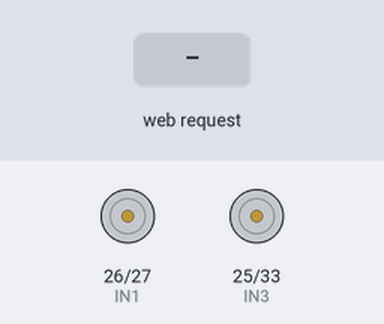
Bench run of a sketch on a simulated ESP32. Parts: motor-driver pin pairs drawn as motors (green arrow = first pin HIGH = forward, orange = second pin HIGH = backward, longer = more drive, scaled by the enable pin). The inputs (shaded band) are chosen by the test bench. What the sketch prints to the serial monitor is not drawn.

Above: at 1.2 s.
1.3 s: HTTP request GET /c?a=F received
At 1.6 s:
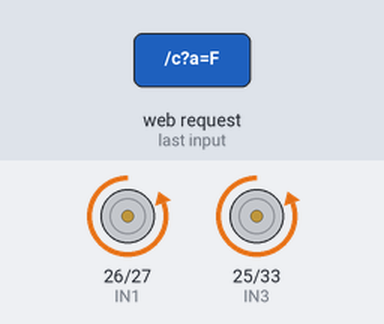
2.8 s: HTTP request GET /c?a=B received
At 3.9 s:
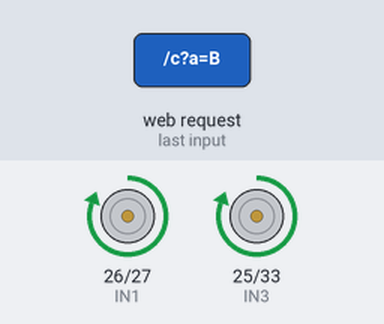
4.3 s: HTTP request GET /c received
At 5.1 s:
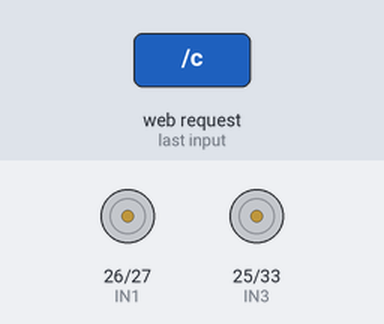
Timing chart, 0 to 7.3 s (numbered marks = the images above; inputs shaded):
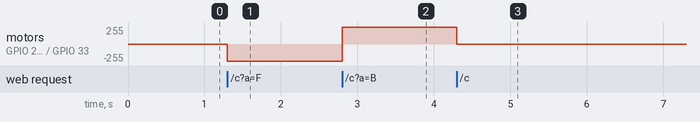

Measured:
- after the input at 1.3 s, motor on GPIO 26 (IN1) / GPIO 27 (IN2), motor on GPIO 25 (IN3) / GPIO 33 (IN4): stopped → backward 255/255 at once
- after the input at 2.8 s, motor on GPIO 26 (IN1) / GPIO 27 (IN2), motor on GPIO 25 (IN3) / GPIO 33 (IN4): backward 255/255 → forward 255/255 at once
- after the input at 4.3 s, motor on GPIO 26 (IN1) / GPIO 27 (IN2), motor on GPIO 25 (IN3) / GPIO 33 (IN4): forward 255/255 → stopped at once

The sketch:

code.ino
```cpp
#include <WiFi.h>
#include <WebServer.h>
#include <esp_wifi.h>

const char* ssid     = "CUJ";
const char* password = "142482830";

WebServer server(80);

#define ENA 14
#define IN1 26
#define IN2 27
#define ENB 32
#define IN3 25
#define IN4 33

// All tunable variables (live-adjustable from controller)
int motorSpeed = 255;  // 255=high  185=med  115=low
int turnInner  = 18;   // inner wheel % for smooth arc (4–60), steps of 2
int trimVal    = 0;    // direction balance (−20 to +20), steps of 2
                       // negative = slow left  positive = slow right

// Motor core
inline void setMotors(bool lFwd, bool rFwd, int lSpd, int rSpd) {
  int lF = lSpd, rF = rSpd;
  // Trim: each unit = 2% speed change on that motor side
  if (trimVal < 0) lF = lSpd * (100 + trimVal * 2) / 100;
  if (trimVal > 0) rF = rSpd * (100 - trimVal * 2) / 100;
  lF = constrain(lF, 0, 255);
  rF = constrain(rF, 0, 255);
  digitalWrite(IN1, lFwd ? LOW  : HIGH);
  digitalWrite(IN2, lFwd ? HIGH : LOW);
  digitalWrite(IN3, rFwd ? LOW  : HIGH);
  digitalWrite(IN4, rFwd ? HIGH : LOW);
  ledcWrite(ENA, lF);
  ledcWrite(ENB, rF);
}

inline void stopMotors() {
  digitalWrite(IN1,LOW); digitalWrite(IN2,LOW);
  digitalWrite(IN3,LOW); digitalWrite(IN4,LOW);
  ledcWrite(ENA,0); ledcWrite(ENB,0);
}

void execCmd(const String& cmd) {
  int s  = motorSpeed;
  int ti = s * turnInner / 100; // inner wheel for smooth L/R arc
  int ta = s * 45 / 100;        // inner wheel for diagonal combos

  // L/R = both motors FORWARD, inner wheel slowed → smooth arc (no spin)
  if      (cmd=="F")  setMotors(true,  true,  s,  s);
  else if (cmd=="B")  setMotors(false, false, s,  s);
  else if (cmd=="L")  setMotors(true,  true,  ti, s);
  else if (cmd=="R")  setMotors(true,  true,  s,  ti);
  else if (cmd=="FL") setMotors(true,  true,  ta, s);
  else if (cmd=="FR") setMotors(true,  true,  s,  ta);
  else if (cmd=="BL") setMotors(false, false, ta, s);
  else if (cmd=="BR") setMotors(false, false, s,  ta);
  else                stopMotors();
}

//  HTML
const char PAGE[] PROGMEM = R"html(
<!DOCTYPE html>
<html>
<head>
<meta name="viewport" content="width=device-width,initial-scale=1,user-scalable=no">
<meta name="apple-mobile-web-app-capable" content="yes">
<title>CUJ Robot</title>
<style>
*{box-sizing:border-box;margin:0;padding:0}

/* Portrait block */
@media(orientation:portrait){
  .rotmsg{display:flex!important}
  .app{display:none!important}
}
.rotmsg{
  display:none;position:fixed;inset:0;background:#fff;
  z-index:9999;flex-direction:column;align-items:center;
  justify-content:center;gap:14px;font-family:Arial,sans-serif;
}
.ri{font-size:3em;animation:ro 2s ease-in-out infinite}
@keyframes ro{0%,100%{transform:rotate(0)}55%{transform:rotate(90deg)}}
.rt{font-size:.68em;letter-spacing:3px;color:#556}

/* Fullscreen overlay */
.fso{
  position:fixed;inset:0;background:#fff;z-index:999;
  display:flex;flex-direction:column;
  align-items:center;justify-content:center;
  gap:14px;font-family:Arial,sans-serif;cursor:pointer;
}
.fi{font-size:3.5em;animation:pu 1.5s ease-in-out infinite}
@keyframes pu{0%,100%{transform:scale(1)}50%{transform:scale(1.1)}}
.fh{font-size:1.1em;color:#1e2a4a;letter-spacing:4px;font-weight:900}
.fp{font-size:.6em;color:#8898bb;letter-spacing:3px}
.fb{
  background:#1e2a4a;color:#fff;border:none;
  border-radius:24px;padding:11px 30px;
  font-size:.72em;letter-spacing:2px;font-weight:bold;cursor:pointer;
}

/* Shell */
html,body{width:100vw;height:100vh;overflow:hidden}
body{background:#f2f5ff;touch-action:none;user-select:none;font-family:Arial,sans-serif}
.app{width:100vw;height:100vh;display:flex;flex-direction:column}

/* ── Top bar ── */
.tb{
  height:42px;background:#1e2a4a;flex-shrink:0;
  display:flex;align-items:center;
  justify-content:space-between;
  padding:0 10px;gap:6px;
}
.logo{color:#00c8ff;font-size:.66em;font-weight:900;letter-spacing:4px;white-space:nowrap}

/* Control group */
.cg{display:flex;align-items:center;gap:3px}
.cgl{font-size:.43em;color:#5566aa;letter-spacing:2px;margin-right:2px;white-space:nowrap}

/* Speed buttons */
.spb{
  padding:3px 7px;border-radius:4px;border:none;
  font-size:.52em;font-weight:bold;cursor:pointer;
  background:#253050;touch-action:none;
  -webkit-tap-highlight-color:transparent;transition:all .1s;
}
.spb.h{color:#ff8a9a}.spb.m{color:#ffb347}.spb.l{color:#6ddc8b}
.spb.act.h{background:#e8003a;color:#fff}
.spb.act.m{background:#e07800;color:#fff}
.spb.act.l{background:#00a844;color:#fff}

/* Adj (+/−) buttons */
.adj{
  width:20px;height:20px;border-radius:50%;border:none;
  background:#253050;color:#7788aa;font-size:.8em;font-weight:bold;
  cursor:pointer;touch-action:none;
  display:flex;align-items:center;justify-content:center;
  -webkit-tap-highlight-color:transparent;
}
.adj:active{background:#00c8ff;color:#0a1428}
.av{font-size:.58em;font-weight:bold;min-width:28px;text-align:center;color:#00c8ff;white-space:nowrap}

/* Status */
.stpill{
  background:#253050;border-radius:14px;
  padding:2px 10px;text-align:center;min-width:88px;
}
.stl{font-size:.38em;color:#445;letter-spacing:2px}
.stv{font-size:.62em;color:#00c8ff;font-weight:bold}

/* ── Gamepad area ── */
.gp{flex:1;display:flex;overflow:hidden}

/* Left half: L | R side by side */
.lp{
  width:50%;height:100%;
  display:flex;flex-direction:row;
  border-right:2px solid #c8cee8;
}

/* Right half: F top, B bottom */
.rp{
  width:50%;height:100%;
  display:flex;flex-direction:column;
}

/* All gamepad buttons */
.gb{
  flex:1;border:none;cursor:pointer;
  display:flex;flex-direction:column;
  align-items:center;justify-content:center;
  gap:6px;touch-action:none;
  -webkit-tap-highlight-color:transparent;
  transition:background .06s;
  user-select:none;
}

/* Resting backgrounds */
#dL{background:#eef3ff;border-right:1px solid #c8cee8}
#dR{background:#eef3ff}
#dF{background:#edfff5;border-bottom:1px solid #c8cee8}
#dB{background:#fff4ee}

/* Arrow icon */
.ga{
  font-size:min(5.5em,11vw);
  line-height:1;pointer-events:none;
  transition:color .06s,transform .06s;
}
#dL .ga,#dR .ga{color:#5577cc}
#dF .ga{color:#22aa55}
#dB .ga{color:#cc4411}

/* Label */
.glb{font-size:.38em;letter-spacing:3px;pointer-events:none;transition:color .06s}
#dL .glb,#dR .glb{color:#8899cc}
#dF .glb{color:#55aa77}
#dB .glb{color:#cc7755}

/* Pressed states */
#dL.on,#dR.on{background:#1833bb}
#dF.on{background:#0a7a35}
#dB.on{background:#b02808}
.gb.on .ga{color:#ffffff!important;transform:scale(.88)}
.gb.on .glb{color:rgba(255,255,255,.65)!important}
</style>
</head>
<body>

<!-- Portrait warning -->
<div class="rotmsg">
  <div class="ri">&#128241;</div>
  <p class="rt">ROTATE DEVICE TO LANDSCAPE</p>
</div>

<!-- Fullscreen tap overlay -->
<div class="fso" id="fso">
  <div class="fi">&#9917;</div>
  <h2 class="fh">CUJ ROBOT</h2>
  <p class="fp">TAP TO ENTER FULLSCREEN</p>
  <button class="fb" onclick="startFS()">TAP TO START</button>
</div>

<!-- App -->
<div class="app" id="app">

  <!-- Top bar -->
  <div class="tb">
    <div class="logo">&#9917; CUJ</div>

    <!-- Speed -->
    <div class="cg">
      <span class="cgl">SPEED</span>
      <button class="spb h act" onpointerdown="setSp('high',this)">HI</button>
      <button class="spb m"     onpointerdown="setSp('medium',this)">MED</button>
      <button class="spb l"     onpointerdown="setSp('low',this)">LO</button>
    </div>

    <!-- Turn speed -->
    <div class="cg">
      <span class="cgl">TURN</span>
      <button class="adj" onpointerdown="adjTS(-2)">&#8722;</button>
      <span class="av" id="tsv">18%</span>
      <button class="adj" onpointerdown="adjTS(2)">&#43;</button>
    </div>

    <!-- Direction balance -->
    <div class="cg">
      <span class="cgl">BALANCE</span>
      <button class="adj" onpointerdown="adjTrim(-2)">&#8722;</button>
      <span class="av" id="trimv">0</span>
      <button class="adj" onpointerdown="adjTrim(2)">&#43;</button>
    </div>

    <!-- Status -->
    <div class="stpill">
      <div class="stl">STATUS</div>
      <div class="stv" id="stv">READY</div>
    </div>
  </div>

  <!-- Gamepad -->
  <div class="gp">

    <!-- LEFT PAD: LEFT | RIGHT -->
    <div class="lp">
      <button class="gb" id="dL"
        onpointerdown="dn('L',this,event)"
        onpointerup="up('L',this,event)"
        onpointercancel="up('L',this,event)"
        onlostpointercapture="up('L',this,event)">
        <span class="ga">&#9664;</span>
        <span class="glb">LEFT</span>
      </button>
      <button class="gb" id="dR"
        onpointerdown="dn('R',this,event)"
        onpointerup="up('R',this,event)"
        onpointercancel="up('R',this,event)"
        onlostpointercapture="up('R',this,event)">
        <span class="ga">&#9654;</span>
        <span class="glb">RIGHT</span>
      </button>
    </div>

    <!-- RIGHT PAD: FORWARD | BACKWARD -->
    <div class="rp">
      <button class="gb" id="dF"
        onpointerdown="dn('F',this,event)"
        onpointerup="up('F',this,event)"
        onpointercancel="up('F',this,event)"
        onlostpointercapture="up('F',this,event)">
        <span class="ga">&#9650;</span>
        <span class="glb">FORWARD</span>
      </button>
      <button class="gb" id="dB"
        onpointerdown="dn('B',this,event)"
        onpointerup="up('B',this,event)"
        onpointercancel="up('B',this,event)"
        onlostpointercapture="up('B',this,event)">
        <span class="ga">&#9660;</span>
        <span class="glb">BACKWARD</span>
      </button>
    </div>

  </div>
</div>

<script>
// Fullscreen + landscape lock
function startFS(){
  const el=document.documentElement;
  (el.requestFullscreen||el.webkitRequestFullscreen||function(){}).call(el);
  if(screen.orientation&&screen.orientation.lock)
    screen.orientation.lock('landscape-primary').catch(()=>{});
  document.getElementById('fso').style.display='none';
}

// Input state
const act  = new Set();   // currently held directions
const ptrs = new Map();   // pointerId → direction key
let   last = '';          // last sent command (dedup)

const LBL = {
  F:'FORWARD',B:'BACKWARD',L:'LEFT',R:'RIGHT',
  FL:'ARC-L',FR:'ARC-R',BL:'BCK-L',BR:'BCK-R',S:'STOPPED'
};

function send(cmd){
  if(cmd===last) return;
  last=cmd;
  document.getElementById('stv').innerText=LBL[cmd]||cmd;
  fetch('/c?a='+cmd).catch(()=>{
    document.getElementById('stv').innerText='LOST!';
  });
}

function calc(){
  const f=act.has('F'),b=act.has('B'),
        l=act.has('L'),r=act.has('R');
  if(f&&l) return send('FL');
  if(f&&r) return send('FR');
  if(b&&l) return send('BL');
  if(b&&r) return send('BR');
  if(f)    return send('F');
  if(b)    return send('B');
  if(l)    return send('L');
  if(r)    return send('R');
  send('S');
}

// Pointer DOWN
function dn(k,el,ev){
  ev.preventDefault();
  el.setPointerCapture(ev.pointerId); // finger owns this element until release
  ptrs.set(ev.pointerId, k);
  el.classList.add('on');
  act.add(k);
  calc();
}

// Pointer UP
// Called by pointerup, pointercancel AND lostpointercapture
// ptrs map prevents any double-processing
function up(k,el,ev){
  if(!ptrs.has(ev.pointerId)) return; // already handled
  ptrs.delete(ev.pointerId);
  // Only release key if no OTHER finger still holds it
  if(![...ptrs.values()].includes(k)){
    el.classList.remove('on');
    act.delete(k);
    calc();
  }
}

//  Speed
function setSp(level,btn){
  document.querySelectorAll('.spb').forEach(b=>b.classList.remove('act'));
  btn.classList.add('act');
  fetch('/s?l='+level).catch(()=>{});
}

//  Turn speed (steps of 2, range 4–60%)
let tsCur=18;
function adjTS(d){
  tsCur=Math.max(4,Math.min(60,tsCur+d));
  document.getElementById('tsv').innerText=tsCur+'%';
  fetch('/ts?v='+tsCur).catch(()=>{});
}

//  Direction balance (steps of 2, range ±20)
let trimCur=0;
function adjTrim(d){
  trimCur=Math.max(-20,Math.min(20,trimCur+d));
  document.getElementById('trimv').innerText=(trimCur>0?'+':'')+trimCur;
  fetch('/trim?v='+trimCur).catch(()=>{});
}
</script>
</body>
</html>
)html";

// HTTP Handlers
void handleRoot()  { server.send_P(200,"text/html",PAGE); }

void handleCmd(){
  execCmd(server.arg("a"));
  server.send(200,"text/plain","K");
}

void handleSpeed(){
  String l=server.arg("l");
  if      (l=="high")   motorSpeed=255;
  else if (l=="medium") motorSpeed=185;
  else if (l=="low")    motorSpeed=115;
  server.send(200,"text/plain","K");
}

void handleTurnSpeed(){
  int v=server.arg("v").toInt();
  if(v>=4&&v<=60) turnInner=v;
  server.send(200,"text/plain","K");
}

void handleTrim(){
  trimVal=constrain(server.arg("v").toInt(),-20,20);
  server.send(200,"text/plain","K");
}

// Setup
void setup(){
  Serial.begin(115200);
  setCpuFrequencyMhz(240);

  pinMode(IN1,OUTPUT); pinMode(IN2,OUTPUT);
  pinMode(IN3,OUTPUT); pinMode(IN4,OUTPUT);

  ledcAttach(ENA,8000,8);
  ledcAttach(ENB,8000,8);
  stopMotors();

  WiFi.mode(WIFI_AP);
  esp_wifi_set_ps(WIFI_PS_NONE);
  WiFi.softAP(ssid,password,6,0,4);
  WiFi.softAPConfig(
    IPAddress(192,168,4,1),
    IPAddress(192,168,4,1),
    IPAddress(255,255,255,0)
  );

  Serial.println("--------------------------");
  Serial.println("  CUJ Robot Ready!");
  Serial.print  ("  WiFi: "); Serial.println(ssid);
  Serial.println("  URL : http://192.168.4.1");
  Serial.println("--------------------------");

  server.on("/",    HTTP_GET, handleRoot);
  server.on("/c",   HTTP_GET, handleCmd);
  server.on("/s",   HTTP_GET, handleSpeed);
  server.on("/ts",  HTTP_GET, handleTurnSpeed);
  server.on("/trim",HTTP_GET, handleTrim);
  server.begin();
}

void loop(){ server.handleClient(); }
```
